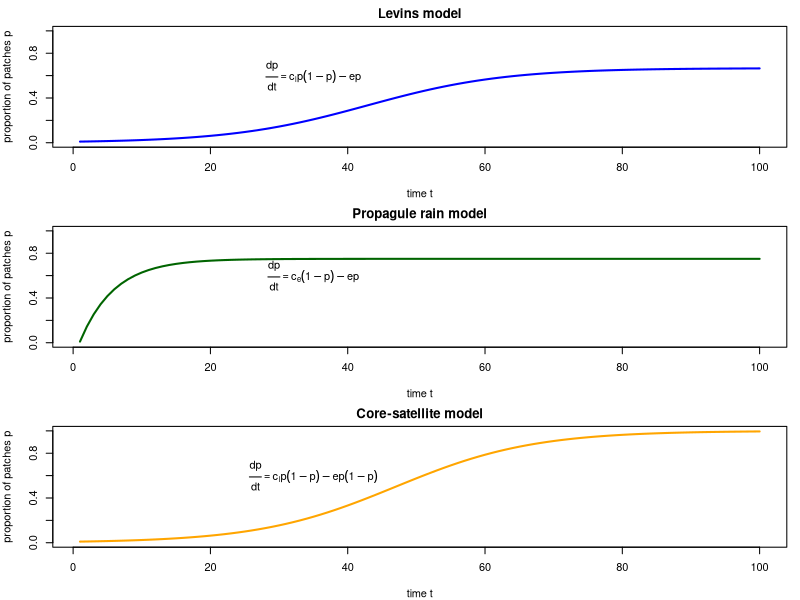
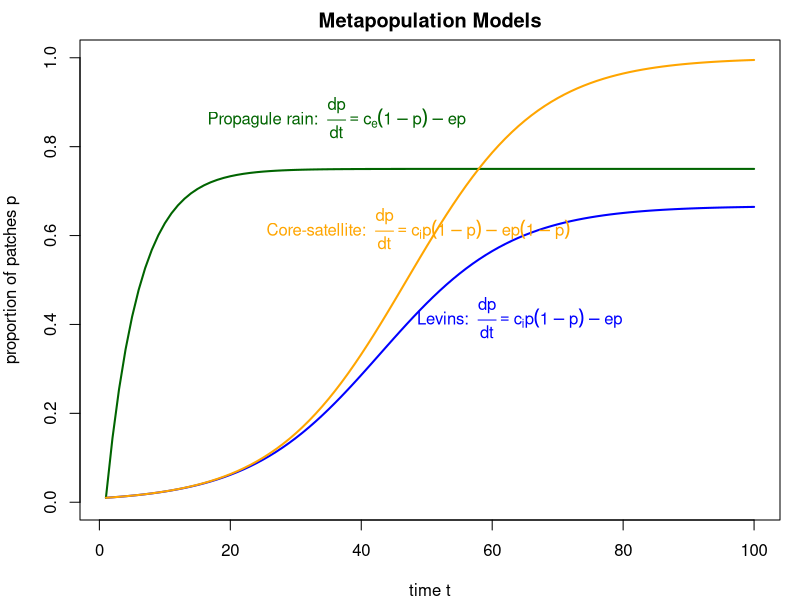

R code for these plots, in order:
## Exercise 2. Implement three model types in R.
## Q2.1. Implement three metapopulation models: Levins, Propagule rain, Core-satellite.
## Q2.2. Plot them jointly in one plot for an arbitrary set of parameters.
## Q2.3. Determine equilibrium conditions of each model (dp/dt =0).

#############
# Load library
library(deSolve)

#############
# Model parameters
times <- seq(from = 1, to = 100, by = 1)
init <- 0.01
e <- 0.05
ci <- ce <- c <- 0.15
parms <- c(c=0.15, e=0.05)

#############
# Model functions 
# Model 1 - Levins metapopulation model 
levins <- function(t, init, parms) {
       p <- init[1]            
       with(as.list(parms), {
       dp <- ci * p * (1-p) - e * p
       return(list(dp))
       }) 
}

# Model 2 - Propagule rain metapopulation model 
gotelli <- function(t, init, parms) {
       p <- init[1]            
       with(as.list(parms), {
       dp <- ce * (1-p) - e * p
       return(list(dp))
       }) 
}

## Model 3 - Core-satellite metapopulation model
hanski <- function(t, init, parms) {
       p <- init[1]            
       with(as.list(parms), {
       dp <- ci * p * (1-p) - e * p * (1-p)
       return(list(dp))
       }) 
}

#############
# Model simulation using ODE
out.L <- data.frame(ode(y=init, times=times, func=levins, parms=parms))
out.G <- data.frame(ode(y=init, times=times, func=gotelli, parms=parms))
out.H <- data.frame(ode(y=init, times=times, func=hanski, parms=parms))

head(out.L) # read results
head(out.G)
head(out.H)

#############
# Model plots - Three individual graphs
par(mfrow = c(3, 1), mar = c(4, 4, 2, 1))

plot(out.L[,1], out.L[,2], type = "l",col = "blue", lwd = 2,                    
     ylim = c(0, 1), xlab = "time t", ylab = "proportion of patches p", main = "Levins model")
text(35, 0.60, labels = bquote(frac(dp, dt) == c[i]*p*(1 - p) - ep))

plot(out.G[,1], out.G[,2], type = "l",col = "darkgreen", lwd = 2,                    
     ylim = c(0, 1), xlab = "time t", ylab = "proportion of patches p", main = "Propagule rain model")
text(35, 0.60, labels = bquote(frac(dp, dt) == c[e]*(1 - p) - ep))

plot(out.H[,1], out.H[,2], type = "l",col = "orange", lwd = 2,                    
     ylim = c(0, 1), xlab = "time t", ylab = "proportion of patches p", main = "Core-satellite model")
text(35, 0.60, labels = bquote(frac(dp, dt) == c[i]*p*(1 - p) - ep(1-p)))

par(mfrow = c(1, 1))

#####################
# Model plots - Joint graph
plot(out.L[,1], out.L[,2], 
     type = "l", col = "blue", lwd = 2,
     ylim = c(0, 1), 
     xlab = "time t", ylab = "proportion of patches p",
     main = "Metapopulation Models")
text(47, 0.4, labels = expression("Levins: " ~ frac(dp, dt) == c[i]*p*(1 - p) - e*p), col = "blue", pos = 4)

lines(out.G[,1], out.G[,2], col = "darkgreen", lwd = 2)
text(15, 0.85, labels = expression("Propagule rain: " ~ frac(dp, dt) == c[e]*(1 - p) - e*p), col = "darkgreen", pos = 4)

lines(out.H[,1], out.H[,2], col = "orange", lwd = 2)
text(24, 0.6, labels = expression("Core-satellite: " ~ frac(dp, dt) == c[i]*p*(1 - p) - e*p*(1 - p)), col = "orange", pos = 4)

#####################
## Determine equilibrium conditions of each model (dp/dt =0)
# Levins: dp/dt = ci * p * (1 - p) - e * p
(p_star_L <- 1- e/ci)
# Propagule rain: dp/dt = ce * (1 - p) - e * p
(p_star_P <- ce/(ce + e))
# Core-satellite: dp/dt = ci * p * (1 - p) - e * p * (1 - p)
(p_star_H1 <- 1)
(p_star_H2 <- 0)
